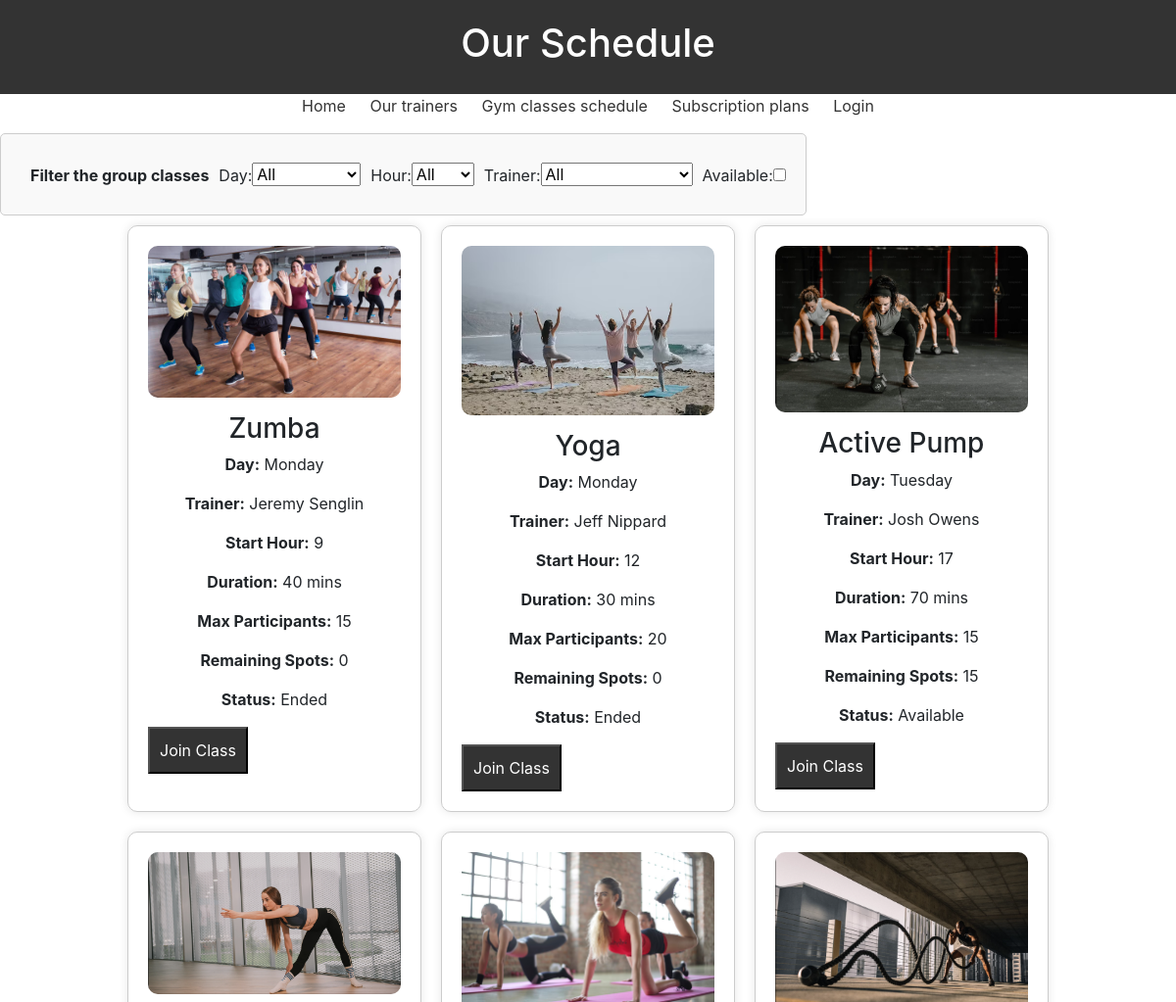
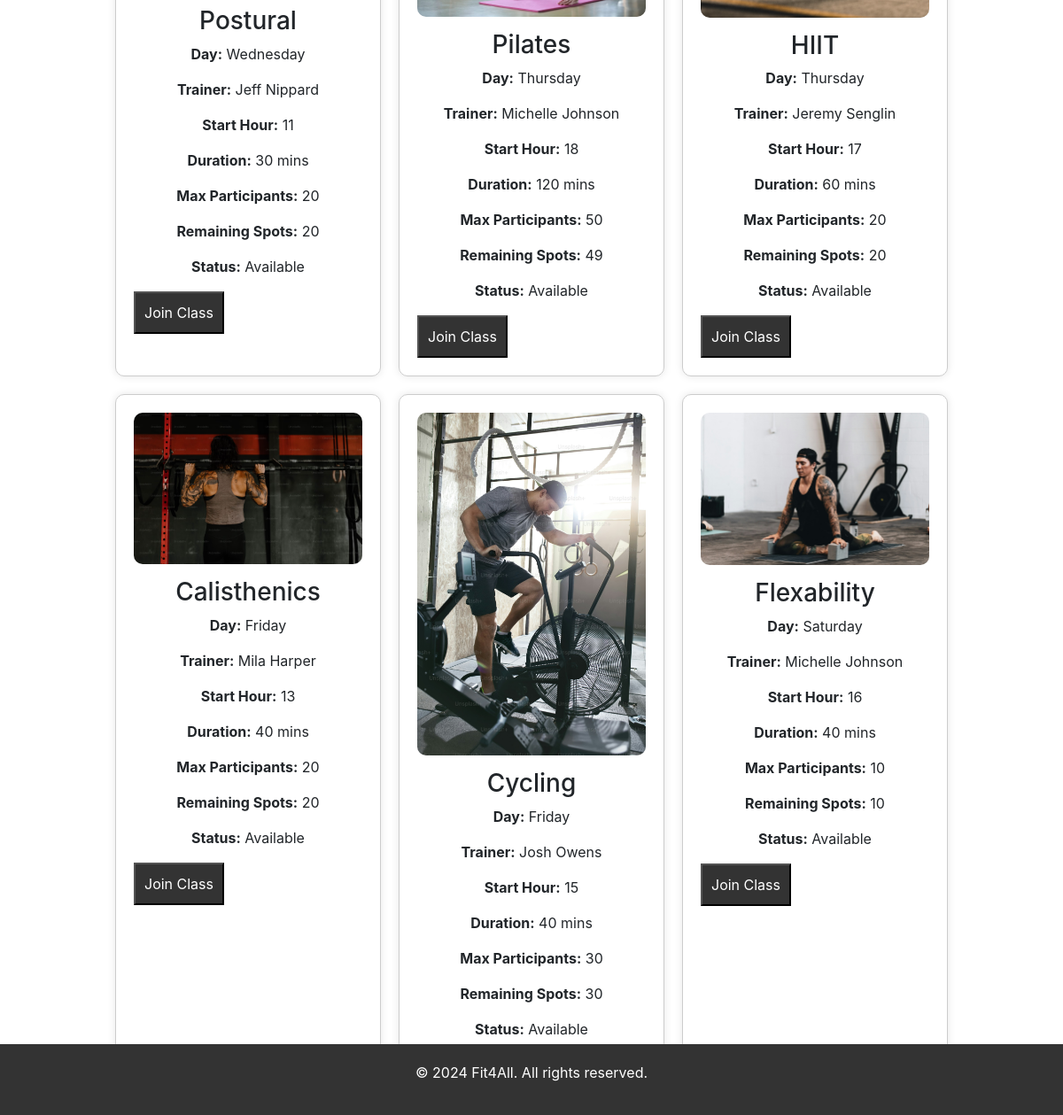
Page /palestra/classes-schedule/ on the committed database (2 pictures, top to bottom).
### management/models.py (models this page shows, shortened)
class GroupTraining(models.Model):
    trainer = models.ForeignKey('palestra.TrainerProfile', on_delete=models.CASCADE)
    DAY_CHOICES = [
        ('Monday', 'Monday'),
        ('Tuesday', 'Tuesday'),
        ('Wednesday', 'Wednesday'),
        ('Thursday', 'Thursday'),
        ('Friday', 'Friday'),
        ('Saturday', 'Saturday'),
        ('Sunday', 'Sunday'),
    ]
    day = models.CharField(max_length=10, choices=DAY_CHOICES)
    START_HOUR_CHOICES = [
        (9, '9:00'),
        (10, '10:00'),
        (11, '11:00'),
        (12, '12:00'),
        (13, '13:00'),
        (14, '14:00'),
        (15, '15:00'),
        (16, '16:00'),
        (17, '17:00'),
        (18, '18:00'),
    ]
    start_hour = models.PositiveSmallIntegerField(choices=START_HOUR_CHOICES)
    duration = models.PositiveIntegerField()  #Durata in minuti
    max_participants = models.PositiveIntegerField()
    total_partecipants = models.PositiveIntegerField(default=0)
    title = models.TextField(max_length=100)
    image = models.ImageField(upload_to='group-classes/', null=True, blank=True)
    def expired(self):
        ended = False
        today_day_index = today.weekday()
        group_training_day_index = day_mapping[self.day]
        if today_day_index > group_training_day_index:
            ended = True
        elif today_day_index == group_training_day_index:
            if today.hour >= self.start_hour:
                ended = True
            else:
                ended = False
        else:
            ended = False
        return ended

### palestra/models.py (models this page shows, shortened)
class TrainerProfile(models.Model):
    user = models.OneToOneField(User, on_delete=models.CASCADE)
    gender_choices = [
        ('M', 'Male'),
        ('F', 'Female'),
    ]
    gender = models.CharField(max_length=1, choices=gender_choices, null=False, blank=True)
    first_name = models.CharField(max_length=100, null=False, blank=True)
    last_name = models.CharField(max_length=100, null=False, blank=True)
    date_of_birth = models.DateField(null=True, blank=True)
    certifications = models.FileField(upload_to='pt_CVs/', blank=True)
    profile_picture = models.ImageField(upload_to='profile_pictures/', null=True, blank=True)
    fitness_goals = models.ManyToManyField(FitnessGoal, blank=True)  # Cambio qui
    pt_photo = models.ImageField(upload_to='pt_images/', null=True, blank=True)

### palestra/views.py (the view, shortened to what this page needs)
# urls.py: path('classes-schedule/', views.GymClassesView.as_view(), name='classes-schedule'),
class GymClassesView(View):
    def get_context(self, request):
        print(request)
        context = {}
        schedule = {}
        classes = GroupTraining.objects.all()
        for day in global_variables.week_days:
            schedule[day] = {}
        for class_instance in classes:
            class_instance.expired = class_instance.expired()
            schedule[class_instance.day][class_instance.start_hour] = class_instance
        context['schedule'] = schedule
        all_group_classes = GroupTraining.objects.all()
        days = set()
        hours = set()
        available_trainers = set()
        for group_class in all_group_classes:
            days.add(group_class.day)
            hours.add(group_class.start_hour)
            available_trainers.add(group_class.trainer)
        available_days = []
        for day in global_variables.day_mapping.keys():
            if day in days:
                available_days.append(day)
        available_hours = sorted(list(hours))
        context['available_days'] = available_days
        context['available_hours'] = available_hours
        context['available_trainers'] = available_trainers
        return context
    def get(self, request):
        context = self.get_context(request)
        return render(request=request, template_name="classes-schedule.html", context=context)

### gestione_palestra/templatetags/custom_filters.py (called while the page is built)
@register.filter(name='subtract')
def subtract(value, arg):
    return value - arg

### templates/palestra/classes-schedule.html (shortened to what this page needs)
{% extends "base.html" %}
{% load custom_filters %}
{% block header %} Our Schedule {% endblock header %}
{% block content %}
<div style="margin:auto; display:ruby">
    <form method="get" action="" class="filter-form" id="filter-form">
        <label> <strong> Filter the group classes </strong> </label>
        <label for="day">Day:</label>
        <select name="day" id="day">
            <option value="" {% if request.GET.day == '' %}selected{% endif %}>All</option>
        </select>
        <label for="hour">Hour:</label>
        <select name="hour" id="hour">
            <option value="">All</option>
        </select>
        <label for="trainer">Trainer:</label>
        <select name="trainer" id="trainer">
            <option value="" {% if request.GET.trainer == '' %}selected{% endif %}>All</option>
        </select>
        <label for="available">Available:</label>
        <input type="checkbox" name="available" id="available" {% if request.GET.available == 'on' %}checked{% endif %}>
    </form>
    <div class="schedule-grid" id="courses-body">
        {% for day, hours_data in schedule.items %}
            {% for hour, course in hours_data.items %}
                {% if request.GET.day %}
                    {% if request.GET.day == day %}
                        {% include "course_row.html" %}
                    {% endif %}
                {% elif request.GET.hour %}
                    {% if request.GET.hour|default:""|add:"0" == hour %}
                        {% include "course_row.html" %}
                    {% endif %}
                {% elif request.GET.trainer %}
                    {% if request.GET.trainer == course.trainer.id|stringformat:"s" %}
                        {% include "course_row.html" %}
                    {% endif %}
                {% elif request.GET.available == "on" %}
                    {% if not course.expired and course.max_participants|subtract:course.total_partecipants != 0 %}
                        {% include "course_row.html" %}
                    {% endif %}
                {% else %}
                    {% include "course_row.html" %}
                {% endif %}
            {% endfor %}
        {% endfor %}
    </div>
</div>
{% endblock %}

### templates/palestra/course_row.html (shortened to what this page needs)
{% load custom_filters %}
<div class="course-card">
    {% if course.image %}
    <img src="{{ course.image.url }}" alt="{{ course.title }}" class="course-image">
    {% endif %}
    <div class="course-info">
        <h3>{{ course.title }}</h3>
        <p><strong>Day:</strong> {{ day }}</p>
        <p><strong>Trainer:</strong> {{ course.trainer.first_name }} {{ course.trainer.last_name }}</p>
        <p><strong>Start Hour:</strong> {{ hour }}</p>
        <p><strong>Duration:</strong> {{ course.duration }} mins</p>
        <p><strong>Max Participants:</strong> {{ course.max_participants }}</p>
        <p><strong>Remaining Spots:</strong>
            {% if not course.expired %}
                {{ course.max_participants|subtract:course.total_partecipants }}
            {% else %}
                0
            {% endif %}
        </p>
        <p><strong>Status:</strong>
            {% if course.expired %}
                Ended
            {% elif course.max_participants|subtract:course.total_partecipants == 0 %}
                Full
            {% else %}
                Available
            {% endif %}
        </p>
    </div>
    {% if not request.user.is_instructor and not request.user.is_manager %}
    <form class="classes-form" method="post">{% csrf_token %}
        <button type="submit">Join Class</button>
    </form>
    {% endif %}
</div>

### static/css/style.css (style rules this page uses)
.schedule-grid { display: flex; flex-wrap: wrap; gap: 20px; justify-content: center; }
.course-card { border: 1px solid #ccc; border-radius: 10px; padding: 20px; width: 300px; box-shadow: 0 0 10px rgba(0, 0, 0, 0.1); text-align: center; }
.course-image { max-width: 100%; height: auto; border-radius: 10px; }
.course-info { margin-top: 15px; }
html, body { height: 100%; }
body { font-family: Arial, sans-serif; margin: 0; padding: 0; display: flex; flex-direction: column; }
form { width: 1000px; display: grid; padding: 20px; border: 1px solid #ccc; border-radius: 5px; background-color: #f9f9f9; }
.classes-form { width: 1000px; padding: 20px; border: 1px solid #ccc; border-radius: 5px; background-color: #f9f9f9; display: contents; }
.filter-form { display: flex; align-items: center; margin-bottom: 10px; width: auto; }
.filter-form label { margin-left: 10px; }
label, input, button { display: block; border-radius: 5px; margin-bottom: 10px; margin-top: 10px; }
button { border-radius: 5px; padding: 10px; background-color: #333333; color: #fff; cursor: pointer; }
p { margin-top: 20px; text-align: center; }

### rows in the picture
GroupTraining: image (picture), title "Zumba", day "Monday", trainer.first_name "Jeremy", trainer.last_name "Senglin", start_hour "9", duration "40", max_participants "15", shows "Ended"
GroupTraining: image (picture), title "Yoga", day "Monday", trainer.first_name "Jeff", trainer.last_name "Nippard", start_hour "12", duration "30", max_participants "20", shows "Ended"
GroupTraining: image (picture), title "Active Pump", day "Tuesday", trainer.first_name "Josh", trainer.last_name "Owens", start_hour "17", duration "70", max_participants "15", max_participants|subtract "15", shows "Available"
GroupTraining: image (picture), title "Postural", day "Wednesday", trainer.first_name "Jeff", trainer.last_name "Nippard", start_hour "11", duration "30", max_participants "20", max_participants|subtract "20", shows "Available"
GroupTraining: image (picture), title "Pilates", day "Thursday", trainer.first_name "Michelle", trainer.last_name "Johnson", start_hour "18", duration "120", max_participants "50", max_participants|subtract "49", shows "Available"
GroupTraining: image (picture), title "HIIT", day "Thursday", trainer.first_name "Jeremy", trainer.last_name "Senglin", start_hour "17", duration "60", max_participants "20", max_participants|subtract "20", shows "Available"
GroupTraining: image (picture), title "Calisthenics", day "Friday", trainer.first_name "Mila", trainer.last_name "Harper", start_hour "13", duration "40", max_participants "20", max_participants|subtract "20", shows "Available"
GroupTraining: image (picture), title "Cycling", day "Friday", trainer.first_name "Josh", trainer.last_name "Owens", start_hour "15", duration "40", max_participants "30", max_participants|subtract "30", shows "Available"
GroupTraining: image (picture), title "Flexability", day "Saturday", trainer.first_name "Michelle", trainer.last_name "Johnson", start_hour "16", duration "40", max_participants "10", max_participants|subtract "10", shows "Available"

### other values in the picture
{{ gym_name }} "Fit4All"
